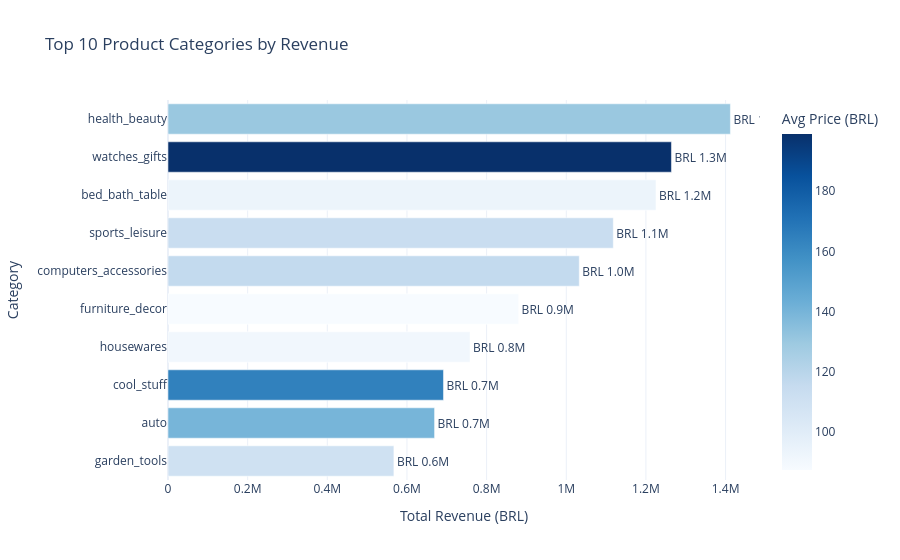

Notebook code for this chart:
### Code cell
cat_revenue = df.groupby('product_category_name_english').agg(
    revenue=('item_revenue', 'sum'),
    orders=('order_id', 'nunique'),
    avg_price=('price', 'mean')
).reset_index().sort_values('revenue', ascending=False).head(10)

fig = px.bar(cat_revenue, x='revenue', y='product_category_name_english',
    orientation='h',
    color='avg_price',
    color_continuous_scale='Blues',
    title='Top 10 Product Categories by Revenue',
    labels={
        'revenue': 'Total Revenue (BRL)',
        'product_category_name_english': 'Category',
        'avg_price': 'Avg Price (BRL)'
    },
    text=cat_revenue['revenue'].apply(lambda x: f'BRL {x/1e6:.1f}M')
)
fig.update_traces(textposition='outside')
fig.update_layout(template='plotly_white', yaxis={'categoryorder': 'total ascending'})
fig.show()
fig.write_html('../outputs/03_top_categories_revenue.html')

### Figure 1 — Plotly figure (JSON) as saved in the notebook; plotly's stock layout.template omitted (floating-point values rounded to 4 significant figures)
{"data": [{"hovertemplate": "Total Revenue (BRL)=%{x}<br>Category=%{y}<br>text=%{text}<br>Avg Price (BRL)=%{marker.color}<extra></extra>", "legendgroup": "", "marker": {"color": [130.3, 199.1, 93.44, 113.2, 116.3, 87.25, 90.6, 164.1, 139.9, 110.2], "coloraxis": "coloraxis", "pattern": {"shape": ""}}, "name": "", "orientation": "h", "showlegend": false, "text": ["BRL 1.4M", "BRL 1.3M", "BRL 1.2M", "BRL 1.1M", "BRL 1.0M", "BRL 0.9M", "BRL 0.8M", "BRL 0.7M", "BRL 0.7M", "BRL 0.6M"], "textposition": "outside", "type": "bar", "x": [1412000.0, 1264000.0, 1225000.0, 1118000.0, 1033000.0, 880300.0, 758400.0, 691700.0, 669300.0, 567100.0], "xaxis": "x", "y": ["health_beauty", "watches_gifts", "bed_bath_table", "sports_leisure", "computers_accessories", "furniture_decor", "housewares", "cool_stuff", "auto", "garden_tools"], "yaxis": "y"}], "layout": {"barmode": "relative", "coloraxis": {"autocolorscale": false, "colorbar": {"title": {"text": "Avg Price (BRL)"}}, "colorscale": [[0, "rgb(247,251,255)"], [0.125, "rgb(222,235,247)"], [0.25, "rgb(198,219,239)"], [0.375, "rgb(158,202,225)"], [0.5, "rgb(107,174,214)"], [0.625, "rgb(66,146,198)"], [0.75, "rgb(33,113,181)"], [0.875, "rgb(8,81,156)"], [1, "rgb(8,48,107)"]]}, "legend": {"tracegroupgap": 0}, "title": {"text": "Top 10 Product Categories by Revenue"}, "xaxis": {"anchor": "y", "domain": [0, 1], "title": {"text": "Total Revenue (BRL)"}}, "yaxis": {"anchor": "x", "categoryorder": "total ascending", "domain": [0, 1], "title": {"text": "Category"}}}}
